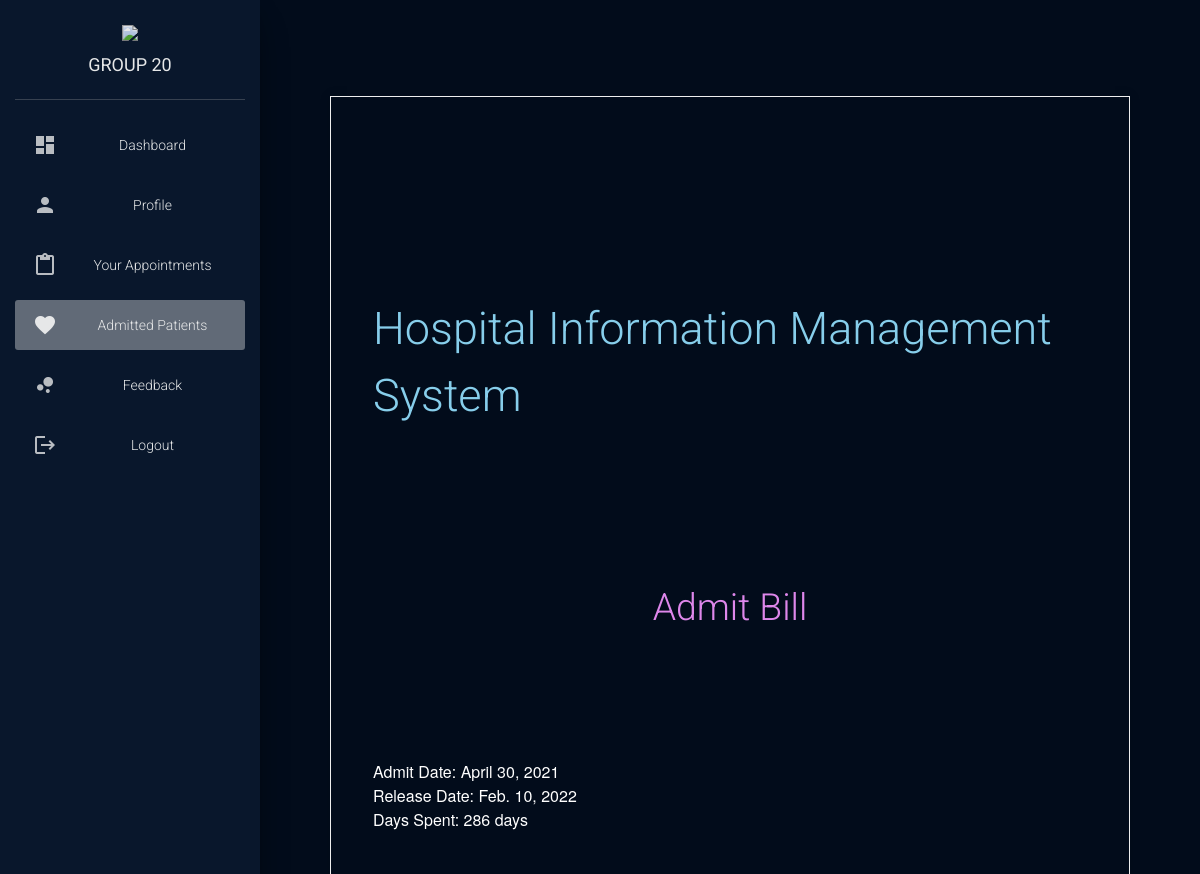
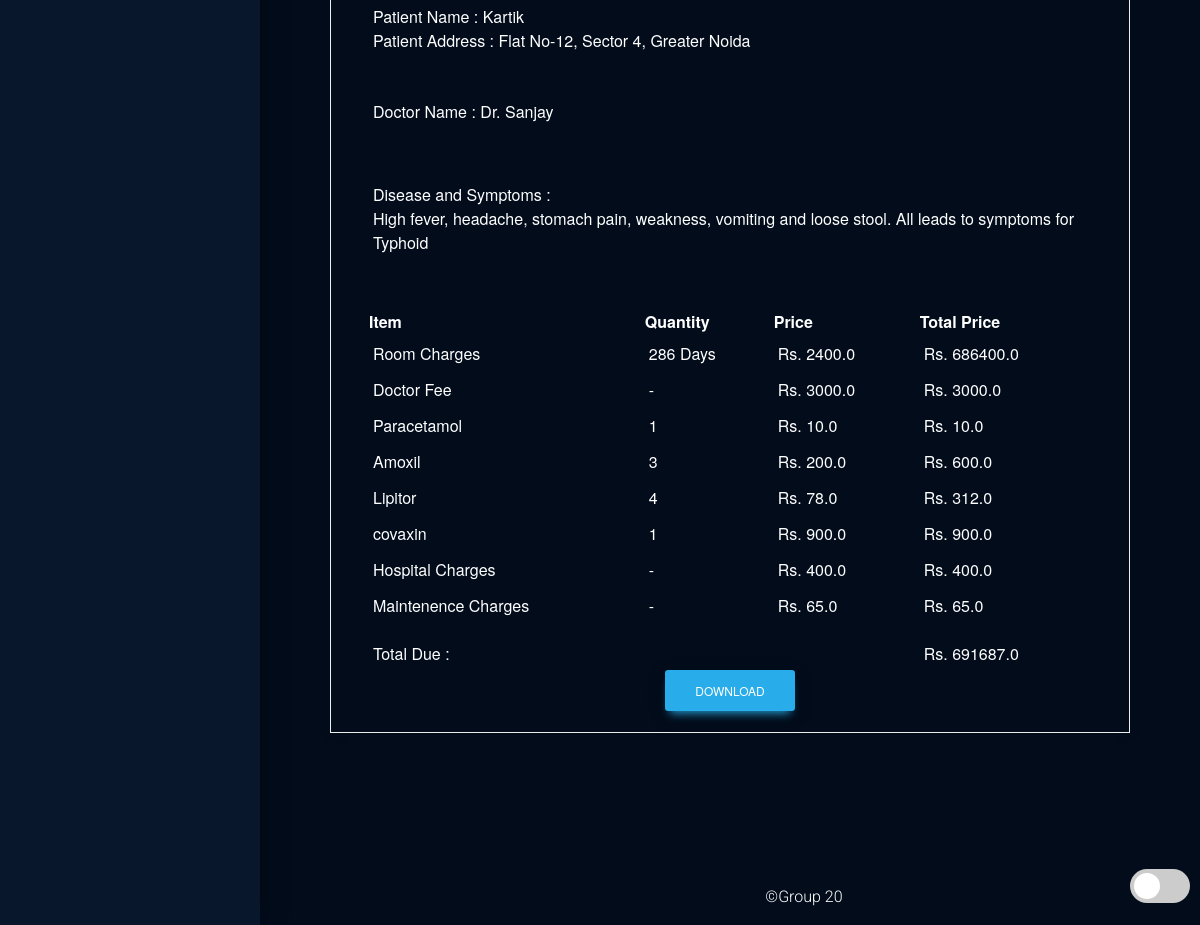
Page /hospital/bill/1 (signed in) on the committed database (2 pictures, top to bottom).
### hospital/models.py (models this page shows, shortened)
class PatAdmit(models.Model):   #patient admit details
    patient=models.ForeignKey(Patient, on_delete=models.CASCADE, related_name="PatientAdmit")   #patient foreign key
    doctor=models.ForeignKey(Doctor, on_delete=models.CASCADE, related_name="DoctorAdmit")  #doctor foreign key
    admitDate=models.DateField()    #date on which patient is admitted
    description=models.TextField()  #description (symptoms/how to take medicines/causes/precautions)
    dischargeDate=models.DateField(null=True, blank=True)   #date on which patient is discharged

class Patient(models.Model):    #patient details
    user = models.ForeignKey(User, on_delete=models.CASCADE, related_name="Patient")    #user foreign key
    image = models.ImageField(default="default.png",upload_to="profile_pics",null=True, blank=True) #profile picture
    firstname = models.CharField(max_length=100,default='firstname')    #patient firstname
    lastname = models.CharField(max_length=100,default='lastname')  #patient lastname
    dob = models.DateField(default=datetime.date.today) #patient date of birth
    address = models.CharField(max_length=300,default="address")    #patient address
    city = models.CharField(max_length=100,default="city")  #patient city
    country = models.CharField(max_length=100,default="country")    #patient country
    postalcode = models.IntegerField(default=0) #patient postalcode
    status=models.BooleanField(default=False)   #patient status(approved/on-hold)

class Doctor(models.Model): #doctor details
    user =  models.ForeignKey(User, on_delete=models.CASCADE,related_name="Doctor") #user foreign key
    image = models.ImageField(default="default.png",upload_to="profile_pics")   #profile picture
    firstname = models.CharField(max_length=100,default='firstname')    #doctor firstname
    lastname = models.CharField(max_length=100,default='lastname')  #doctor lastname
    dob = models.DateField(default=datetime.date.today) #doctor date of birth
    address = models.CharField(max_length=300,default="address")    #doctor address
    city = models.CharField(max_length=100,default="city")  #doctor city
    country = models.CharField(max_length=100,default="country")    #doctor country
    postalcode = models.IntegerField(default=0) #doctor postalcode
    department= models.CharField(max_length=50,choices=departments,default='Cardiologist')  #doctor department from choices given as list
    status=models.BooleanField(default=False)   #doctor status(approved/on-hold)

class OperationCosts(models.Model):     #for easier and smoother day-to-day hospital works, admin can change costs
    name=models.TextField() #name of hospital operation (eg. maintenance)
    cost=models.FloatField()#cost of hospital operation
    description=models.TextField(null=True, blank=True) #description about the operation

class DoctorProfessional(models.Model): #professional details of a doctor
    doctor=models.ForeignKey(Doctor, on_delete=models.CASCADE, related_name="DoctorProfessional")   #doctor foreign key
    appfees=models.FloatField() #appointment fees for doctor
    admfees=models.FloatField() #admit fees for doctor
    totalpat = models.IntegerField(default=0)   #total patients treated by doctor

class Medicines(models.Model):  #medicines record
    name = models.TextField()   #name of medicine
    price = models.FloatField() #price of medicine

### hospital/views.py (the view)
# urls.py: path('bill/<int:pk>',views.bill_view,name='bill.html'),
def bill_view(request,pk):
    padm=PatAdmit.objects.all().filter(id=pk).first()
    pat=padm.patient
    doc=padm.doctor
    d1=padm.admitDate
    if padm.dischargeDate:
        d2=padm.dischargeDate
    else:
        d2=date.today()
    days=(d2-d1).days
    room=OperationCosts.objects.all().filter(name='Room').first()
    roomcharges=room.cost
    total_room_charge=roomcharges*days
    docpro=DoctorProfessional.objects.all().filter(doctor=doc).first()
    docfee=docpro.admfees
    hosp=OperationCosts.objects.all().filter(name='Hospital Fee').first()
    hospfee=hosp.cost
    mainp=OperationCosts.objects.all().filter(name='Maintenance').first()
    mainfee=mainp.cost
    OtherCharge=mainfee+hospfee
    tot=OtherCharge+docfee+total_room_charge
    det=[]
    for i in Charges.objects.all().filter(Admitinfo=padm):
        for k in Medicines.objects.all():
            if k==i.commodity:
                tot+=i.quantity*k.price
                det.append([k.name,i.quantity,k.price,i.quantity*k.price])
    dict={
            'patientName':pat.firstname,
            'doctorName':doc.firstname,
            'admitDate':d1,
            'releaseDate':d2,
            'roomcharges':roomcharges,
            'desc':padm.description,
            'pat_add':pat.address,
            'days':days,
            'tot':tot,
            'tc':total_room_charge,
            'doctorFee': docfee,
            'OtherCharge': OtherCharge,
            'mainp': mainfee,
            'hospfee': hospfee,
            'med': det,
            'pk': pk
        }
    if check_patient(request.user):
        return render(request,'hospital/Patient/bill.html',dict)
    elif check_doctor(request.user):
        return render(request,'hospital/Doctor/bill.html',dict)
    elif check_admin(request.user):
        return render(request,'hospital/Admin/bill.html',dict)
    else:
        return render(request,'hospital/Home/login.html')

### hospital/views.py (called while the page is built)
def check_doctor(user): #check if user is doctor
    return user.groups.filter(name='DOCTOR').exists()

def check_patient(user):#check if user is patient
    return user.groups.filter(name='PATIENT').exists()

### hospital/templates/hospital/Doctor/bill.html (shortened to what this page needs)
{% load static %}
{% load widget_tweaks %}
<!DOCTYPE html>
<html lang="en">
<head>
  <link rel="stylesheet" href="https://maxcdn.bootstrapcdn.com/font-awesome/latest/css/font-awesome.min.css">
  <link href="{% static 'assets/css/material-dashboard.css'%}" rel="stylesheet" />
  <link href="{% static 'assets/css/form.css'%}" rel="stylesheet" />
</head>
<body id="jhamela" class="darkEdition lightEdition">
  {% include "hospital/Home/preloader.html" %}
  <div id="myDiv" class="animate-bottom wrapper" style="display:none;text-align: center;position: relative;">
    <div class="sidebar" data-color="azure" data-background-color="black" data-image="{% static 'assets/img/sidebar-1.jpg'%}">
    <div class="logo"><a href="#" class="simple-text logo-normal">
      <img src="https://www.iasplus.com/en/images/responsive/badges/g20/@@images/465e1ae9-46a0-4131-b3d0-984fcbb8233a.png">
      <br>
      GROUP 20
      </a></div>
    <div class="sidebar-wrapper">
      <ul class="nav">
        <li class="nav-item ">
            <a class="nav-link" href="{% url 'dashboard_doc.html' %}">
              <i class="material-icons">dashboard</i>
              <p>Dashboard</p>
            </a>
          </li>
          <li class="nav-item ">
            <a class="nav-link" href="{% url 'profile_doc.html' %}">
              <i class="material-icons">person</i>
              <p>Profile</p>
            </a>
          </li>
          <li class="nav-item ">
            <a class="nav-link" href="{% url 'bookapp_doc.html' %}">
              <i class="material-icons">content_paste</i>
              <p>Your Appointments</p>
            </a>
          </li>
          <li class="nav-item active ">
            <a class="nav-link" href="{% url 'admit_details_doc.html' %}">
              <i class="material-icons">favorite</i>
              <p>Admitted Patients</p>
            </a>
          </li>
          <li class="nav-item ">
            <a class="nav-link" href="{% url 'feedback_doc.html' %}">
              <i class="material-icons">bubble_chart</i>
              <p>Feedback</p>
            </a>
          </li>
           <li class="nav-item ">
            <a class="nav-link" href="{% url 'logout' %}">
              <i class="material-icons">logout</i>
              <p>Logout</p>
            </a>
          </li>
      </ul>
    </div>
  </div>
    <div class="main-panel">
      <br><br><br><br>
<div class="invoice-box sps">
    <table cellpadding="0" cellspacing="0">
      <tr class="top">
        <td colspan="3">
          <table>
            <tr>
              <td class="title sps">
                <h4 style="color:skyblue;">Hospital Information Management System</h4>
              </td>
                <br><br>
            </tr>
            <tr>
            <td class="title sps" style="text-align: center">
              <h5 style="color: rgb(222, 135, 235);">Admit Bill</h5>
            </td>
          </tr>
          <br><br>
          </table>
        </td>
      </tr>
      <tr class="information sps">
        <td colspan="2">
          <table>
            <tr>
             <td>
                Admit Date: {{admitDate}}<br>
                Release Date: {{releaseDate}}<br>
                Days Spent: {{days}} days
              </td>
              </tr>
              <tr>
              <td>
                Patient Name : {{patientName}}<br>
                Patient Address : {{pat_add}}<br>
              </td>
              <br>
              <tr>
              <td>
                Doctor Name :
                {{doctorName}}<br>
              </td>
              </tr>
            </tr>
          </table>
        </td>
      </tr>
      <tr class="information sps">
        <td colspan="2">
          <table>
            <tr>
              <td>
                Disease and Symptoms :<br>
                {{desc}}
              </td>
            </tr>
          </table>
        </td>
      </tr>
      <tr class="sps">
        <td>
          <table>
            <th>Item</th>
            <th>Quantity</th>
            <th>Price</th>
            <th>Total Price</th>
            <tr><td>Room Charges</td><td style="text-align: left;">{{days}} Days</td><td>Rs. {{roomcharges}}</td><td>Rs. {{tc}}</td></tr>
            <tr><td>Doctor Fee</td><td style="text-align: left;"> - </td><td>Rs. {{doctorFee}}</td><td>Rs. {{doctorFee}}</td></tr>
            {% for m in med %}
              <tr><td>{{ m.0 }}</td><td style="text-align: left;">{{ m.1 }}</td><td>Rs. {{ m.2 }}</td><td>Rs. {{ m.3 }}</td></tr>
            {% endfor %}
            <tr><td>Hospital Charges</td><td style="text-align: left;"> - </td><td>Rs. {{hospfee}}</td><td>Rs. {{hospfee}}</td></tr>
            <tr><td>Maintenence Charges</td><td style="text-align: left;"> - </td><td>Rs. {{mainp}}</td><td>Rs. {{mainp}}</td></tr>
            <tr><td></td><td></td><td></td><td></td></tr>
            <tr><td>Total Due :</td><td></td><td></td><td>Rs. {{tot }}</td></tr>
          </table>
        </td>
      </tr>
    </table>
    <a class="btn btn-primary btn-xs" href="{% url 'downloadbill' pk %}">Download</a>
  </div>
   </div>
  <br><br><br><br><br><br><br><br>
      {% include "hospital/Patient/footer.html" %}
    </div>
</body>
</html>

### hospital/templates/hospital/Home/preloader.html (shortened to what this page needs)
{% load static %}
<!DOCTYPE html>
<html>
<head>
<link href="{% static 'assets/css/material-dashboard.css'%}" rel="stylesheet" />
</head>
<body onload="myFunction()" style="margin:0;">
</body>
</html>

### hospital/templates/hospital/Patient/footer.html (shortened to what this page needs)
<!DOCTYPE html>
<html lang="en">
<head>
     </head>
        <body>
            <footer class="footer">
                <div class="container-fluid">
                    <nav style="text-align: center;">
                        <ul type="none">
                            <li>
                                <a class="sps" style="margin-left: -20%" href="#">
                          &copy;Group 20
                        </a>
                            </li>
                        </ul>
                    </nav>
                </div>
                <div class="theme-switch-wrapper" style="right: 310px">
                    <label class="theme-switch" for="checkbox">
                        <div class="slider round"></div>
                    </label>
                </div>
            </footer>
        </body>
</html>

### hospital/static/assets/css/form.css (style rules this page uses)
*, *:before, *:after { box-sizing: border-box; -webkit-font-smoothing: antialiased; -moz-osx-font-smoothing: grayscale; }

### hospital/templates/hospital/Doctor/bill.html (style rules this page uses)
.invoice-box { max-width: 800px; margin: auto; padding: 30px; border: 1px solid #eee; box-shadow: 0 0 10px rgba(0, 0, 0, .15); font-size: 16px; line-height: 24px; font-family: 'Helvetica Neue', 'Helvetica', Helvetica, Arial, sans-serif; color: #555; }
.invoice-box table { width: 100%; line-height: inherit; text-align: left; }
.invoice-box table td { padding: 5px; vertical-align: top; }
.invoice-box table tr td:nth-child(2) { text-align: right; }
.invoice-box table tr.top table td { padding-bottom: 20px; }
.invoice-box table tr.top table td.title { font-size: 45px; line-height: 45px; color: #333; }
.invoice-box table tr.information table td { padding-bottom: 40px; }

### hospital/templates/hospital/Home/preloader.html (style rules this page uses)
.animate-bottom { position: relative; -webkit-animation-name: animatebottom; -webkit-animation-duration: 1s; animation-name: animatebottom; animation-duration: 1s }
#myDiv { display: none; text-align: center; }

### hospital/templates/hospital/Patient/footer.html (style rules this page uses)
.footer { position: fixed; left: 0px; margin-left: 300px; bottom: 0px; width: 100%; z-index: 100; }

### rows in the picture
PatAdmit: admitDate "April 30, 2021", dischargeDate "Feb. 10, 2022", description "High fever, headache, stomach pain, weakness, vomiting and loose stool. All leads to symptoms for Typhoid"
Patient: firstname "Kartik", address "Flat No-12, Sector 4, Greater Noida"
Doctor: firstname "Dr. Sanjay"
OperationCosts: cost "2400.0"
DoctorProfessional: admfees "3000.0"
Medicines: name "Paracetamol", price "10.0"
Medicines: name "Amoxil", price "200.0"
Medicines: name "Lipitor", price "78.0"
Medicines: name "covaxin", price "900.0"
OperationCosts: cost "400.0"
OperationCosts: cost "65.0"

### other values in the picture
{{ days }} "286"
{{ tc }} "686400.0"
{{ m.1 }} "1" "3" "4" "1"
{{ m.3 }} "10.0" "600.0" "312.0" "900.0"
{{ tot }} "691687.0"
